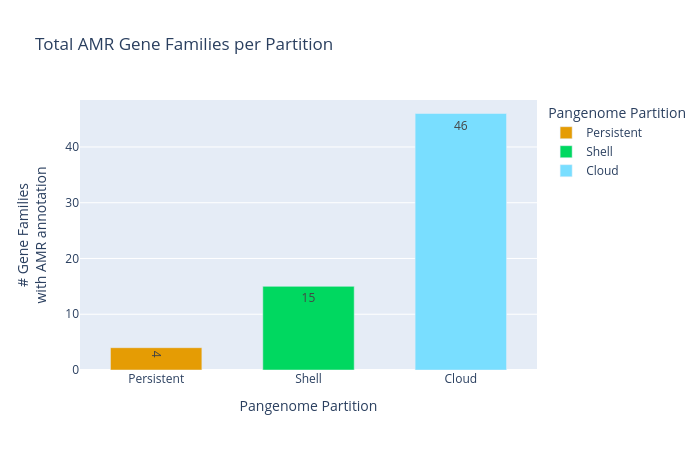

Write notebook code for a chart like this one.
### Code cell
partition_to_color = {'Persistent': '#e59c04', 'Shell': '#00d860', 'Cloud': '#79deff'}
partition_order = ["Persistent", "Shell", "Cloud"]



df_amr_rgp_partition_total = df_amr.groupby(["partition"]).agg({
                                    "Protein id":"count"}).reset_index()

fig = px.bar(df_amr_rgp_partition_total, x='partition', y='Protein id', color="partition", 
             color_discrete_map=partition_to_color,
             category_orders={"partition": partition_order},
             title="Total AMR Gene Families per Partition",
             text='Protein id',
             labels={"Protein id": "# Gene Families<br>with AMR annotation", "partition": "Pangenome Partition"})

# Adjust text position to be outside the bars at the top
fig.update_traces(textfont_size=12, width=0.6)

fig.update_layout(
    autosize=False,
    width=700,
    height=450,
)
fig.show()

### Figure 1 — Plotly figure (JSON) as saved in the notebook; plotly's stock layout.template omitted (floating-point values rounded to 4 significant figures)
{"data": [{"alignmentgroup": "True", "hovertemplate": "Pangenome Partition=%{x}<br># Gene Families<br>with AMR annotation=%{text}<extra></extra>", "legendgroup": "Persistent", "marker": {"color": "#e59c04", "pattern": {"shape": ""}}, "name": "Persistent", "offsetgroup": "Persistent", "orientation": "v", "showlegend": true, "text": [4], "textfont": {"size": 12}, "textposition": "auto", "type": "bar", "width": 0.6, "x": ["Persistent"], "xaxis": "x", "y": [4], "yaxis": "y"}, {"alignmentgroup": "True", "hovertemplate": "Pangenome Partition=%{x}<br># Gene Families<br>with AMR annotation=%{text}<extra></extra>", "legendgroup": "Shell", "marker": {"color": "#00d860", "pattern": {"shape": ""}}, "name": "Shell", "offsetgroup": "Shell", "orientation": "v", "showlegend": true, "text": [15], "textfont": {"size": 12}, "textposition": "auto", "type": "bar", "width": 0.6, "x": ["Shell"], "xaxis": "x", "y": [15], "yaxis": "y"}, {"alignmentgroup": "True", "hovertemplate": "Pangenome Partition=%{x}<br># Gene Families<br>with AMR annotation=%{text}<extra></extra>", "legendgroup": "Cloud", "marker": {"color": "#79deff", "pattern": {"shape": ""}}, "name": "Cloud", "offsetgroup": "Cloud", "orientation": "v", "showlegend": true, "text": [46], "textfont": {"size": 12}, "textposition": "auto", "type": "bar", "width": 0.6, "x": ["Cloud"], "xaxis": "x", "y": [46], "yaxis": "y"}], "layout": {"autosize": false, "barmode": "relative", "height": 450, "legend": {"title": {"text": "Pangenome Partition"}, "tracegroupgap": 0}, "title": {"text": "Total AMR Gene Families per Partition"}, "width": 700, "xaxis": {"anchor": "y", "categoryarray": ["Persistent", "Shell", "Cloud"], "categoryorder": "array", "domain": [0, 1], "title": {"text": "Pangenome Partition"}}, "yaxis": {"anchor": "x", "domain": [0, 1], "title": {"text": "# Gene Families<br>with AMR annotation"}}}}
